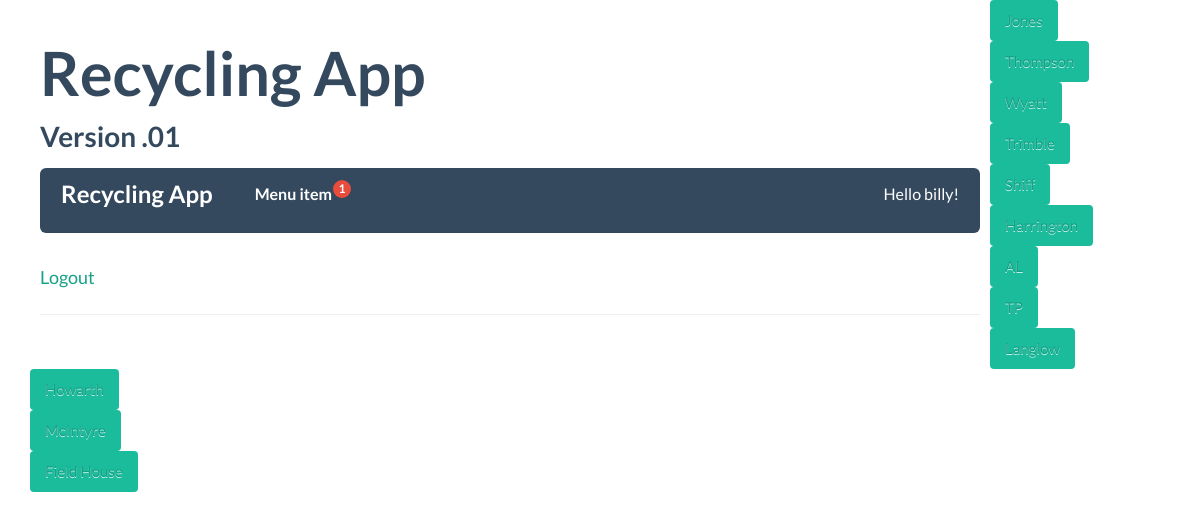
Screenshot of /writing/ (signed in) with the database file from the repository.
### writing/models.py (models this page shows, shortened)
class Building(models.Model):
    name = models.CharField(max_length = 1000)

### writing/views.py (the view)
@login_required(login_url='/writing/login/')
def IndexView(request):
	get_locations = Building.objects.all()
	return render(request, 'writing/index.html', {'get_locations' : get_locations})

### writing/templates/writing/index.html (shortened to what this page needs)
{% extends "writing/base.html" %}
{% block content %}
{% if get_locations %}
    {% for theLocation in get_locations %}
    	<button class = "btn btn-primary">
		<a href = '{% url "goto_building" theLocation.name %}'>
		{{theLocation.name}}
		</a>
    	</button>
    	<br>
    {% endfor %}
{% else %}
    <p> No buildings to display. </p>
{% endif %}
{% endblock %}

### writing/templates/writing/base.html (shortened to what this page needs)
{% load staticfiles %}
<link rel="stylesheet" type="text/css" href="{% static 'writing/base.css' %}" />
<link rel="stylesheet" type="text/css" href="{% static 'writing/layout.css' %}" />
<link rel="stylesheet" type="text/css" href="{% static 'writing/skeleton.css' %}" />
<link rel="stylesheet" type="text/css" href="{% static 'writing/flat-ui/bootstrap/css/bootstrap.css' %}" />
<link rel="stylesheet" type="text/css" href="{% static 'writing/flat-ui/css/flat-ui.css' %}" />
<!DOCTYPE html>
<html lang="en">
<head>
</head>
<body>
	<div class="container">
		<div class="sixteen columns">
			<h1 class="remove-bottom" style="margin-top: 40px">Recycling App</h1>
			<h5>Version .01</h5>
			<nav class="navbar navbar-inverse" role="navigation">
  			<div class="navbar-header">
   			 <a class="navbar-brand" href="#">Recycling App</a>
  			</div>
  			<div class="collapse navbar-collapse" id="navbar-collapse-01">
    <ul class="nav navbar-nav">
       <li>
      <a href="#">
        Menu item
             <span class="navbar-new">1</span>
      </a>
    </li>
    </ul>
    	{% if user.is_authenticated %}
      		<p class="navbar-text navbar-right"> Hello <a class="navbar-link" href="#"> {{user}}! </a></p>
       	{% endif %}
  </div>
</nav>
			<p><a href = "{% url 'logout' %}"> Logout </a>
			<hr/>
		</div>
	{% block content %} {% endblock %}
	</div>
</body>
</html>

### writing/static/writing/base.css (style rules this page uses)
html, body, div, span, applet, object, iframe, h1, h2, h3, h4, h5, h6, p, blockquote, pre, a, abbr, acronym, address, big, cite, code, del, dfn, em, img, ins, kbd, q, s, samp, small, strike, strong, sub, sup, tt, var, b, u, i, center, dl, dt, dd, ol, ul, li, fieldset, form, label, legend, table, caption, tbody, tfoot, thead, tr, th, td, article, aside, canvas, details, embed, figure, figcaption, footer, header, hgroup, menu, nav, output, ruby, section, summary, time, mark, audio, video { margin: 0; padding: 0; border: 0; font-size: 100%; font: inherit; vertical-align: baseline; }
article, aside, details, figcaption, figure, footer, header, hgroup, menu, nav, section { display: block; }
body { line-height: 1; }
ol, ul { list-style: none; }
body { background: #fff; font: 14px/21px "HelveticaNeue", "Helvetica Neue", Helvetica, Arial, sans-serif; color: #444; -webkit-font-smoothing: antialiased; -webkit-text-size-adjust: 100%; }
h1, h2, h3, h4, h5, h6 { color: #181818; font-family: "Georgia", "Times New Roman", serif; font-weight: normal; }
h1 { font-size: 46px; line-height: 50px; margin-bottom: 14px; }
h5 { font-size: 17px; line-height: 24px; }
p { margin: 0 0 20px 0; }
hr { border: solid #ddd; border-width: 1px 0 0; clear: both; margin: 10px 0 30px; height: 0; }
a, a:visited { color: #333; text-decoration: underline; outline: 0; }
p a, p a:visited { line-height: inherit; }
ul, ol { margin-bottom: 20px; }
ul { list-style: none outside; }
li { line-height: 18px; margin-bottom: 12px; }
.button, button, input[type="submit"], input[type="reset"], input[type="button"] { background: #eee; background: #eee -moz-linear-gradient(top, rgba(255,255,255,.2) 0%, rgba(0,0,0,.2) 100%); background: #eee -webkit-gradient(linear, left top, left bottom, color-stop(0%,rgba(255,255,255,.2)), color-stop(100%,rgba(0,0,0,.2))); background: #eee -webkit-linear-gradient(top, rgba(255,255,255,.2) 0%,rgba(0,0,0,.2) 100%); background: #eee -o-linear-gradient(top, rgba(255,255,255,.2) 0%,rgba(0,0,0,.2) 100%); background: #eee -ms-linear-gradient(top, rgba(255,255,255,.2) 0%,rgba(0,0,0,.2) 100%); background: #eee linear-gradient(top, rgba(255,255,255,.2) 0%,rgba(0,0,0,.2) 100%); border: 1px solid #aaa; border-top: 1px solid #ccc; border-left: 1px solid #ccc; -moz-border-radius: 3px; -webkit-border-radius: 3px; border-radius: 3px; color: #444; display: inline-block; font-size: 11px; font-weight: bold; text-decoration: none; text-shadow: 0 1px rgba(255, 255, 255, .75); cursor: pointer; margin-bottom: 20px; line-height: normal; padding: 8px 10px; font-family: "HelveticaNeue", "Helvetica Neue", Helvetica, Arial, sans-serif; }
.remove-bottom { margin-bottom: 0 !important; }

### writing/static/writing/skeleton.css (style rules this page uses)
.container { position: relative; width: 960px; margin: 0 auto; padding: 0; }
.container .column, .container .columns { float: left; display: inline; margin-left: 10px; margin-right: 10px; }
.container .sixteen.columns { width: 940px; }
.container:after { content: "\0020"; display: block; height: 0; clear: both; visibility: hidden; }

### rows the page displays
Building: name "Jones"
Building: name "Thompson"
Building: name "Wyatt"
Building: name "Trimble"
Building: name "Shiff"
Building: name "Harrington"
Building: name "AL"
Building: name "TP"
Building: name "Langlow"
Building: name "Howarth"
Building: name "McIntyre"
Building: name "Field House"

### other values shown
{{ user }} "billy"
